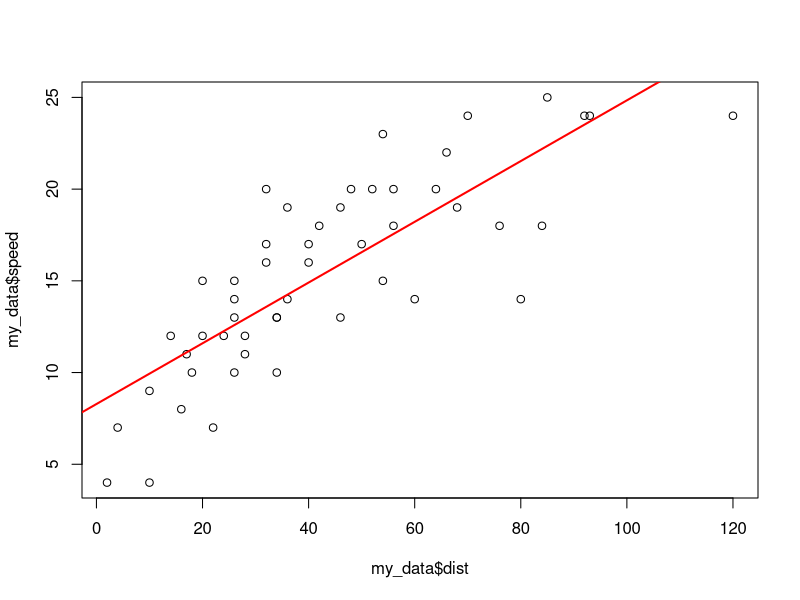

R code for this plot:
## ---- chunk 1
my_data <- cars
plot(my_data$speed ~ my_data$dist)
model <- lm(my_data$speed ~ my_data$dist)
abline(model, col = "red", lwd = 2)
